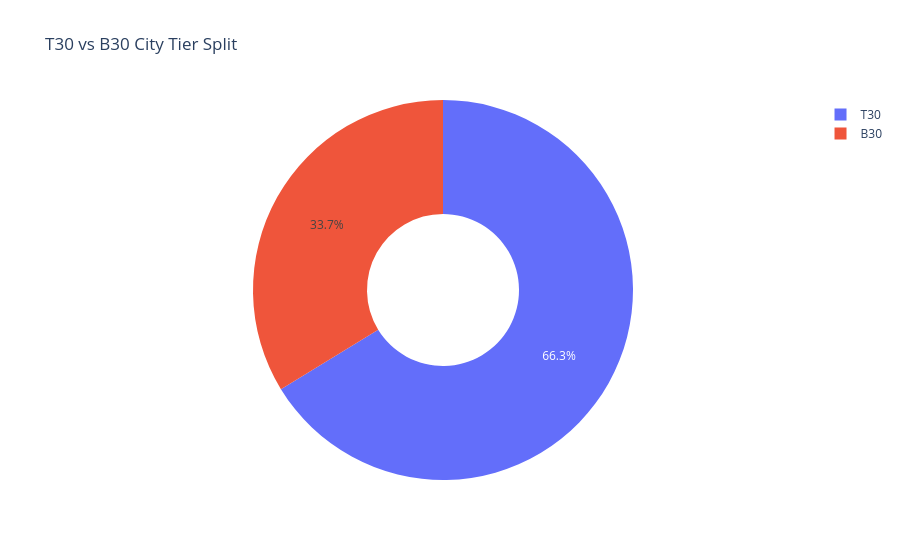

Write notebook code for a chart like this one.
### Markdown cell above
# Insight 6
SIP amount variation across age groups highlights different investment sizes by cohort. (See `sip_amount_by_age_group.png`)

### Code cell
# Geographic distribution — SIP amount by state and city tier split
state_sip = sip_trans.groupby('state')['amount_inr'].sum().sort_values(ascending=True).tail(20)
plt.figure(figsize=(10, 8))
state_sip.plot(kind='barh', color='#1f77b4')
plt.title('Top 20 States by SIP Amount')
plt.xlabel('Total SIP Amount (₹)')
plt.ylabel('State')
plt.tight_layout()
plt.show()

city_tier_counts = trans['city_tier'].value_counts()
fig_city = px.pie(values=city_tier_counts.values, names=city_tier_counts.index, title='T30 vs B30 City Tier Split', hole=0.4)
fig_city.show()

### Figure 1 — Plotly figure (JSON) as saved in the notebook; plotly's stock layout.template omitted (floating-point values rounded to 4 significant figures)
{"data": [{"domain": {"x": [0.0, 1.0], "y": [0.0, 1.0]}, "hole": 0.4, "hovertemplate": "label=%{label}<br>value=%{value}<extra></extra>", "labels": ["T30", "B30"], "legendgroup": "", "name": "", "showlegend": true, "type": "pie", "values": [21719, 11059]}], "layout": {"legend": {"tracegroupgap": 0}, "title": {"text": "T30 vs B30 City Tier Split"}}}
